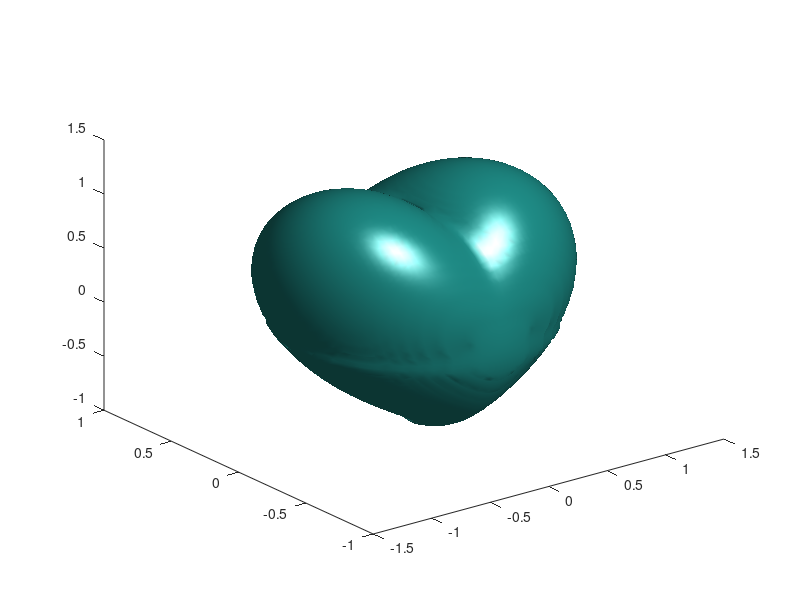

This chart was generated by the following MATLAB code:
clc, clear, close all;

[x,y,z] = meshgrid(linspace(-2,2,100));
f = (x.^2 + (9/4)*y.^2 + z.^2 - 1).^3 - (x.^2).*(z.^3) - (9/200)*(y.^2).*(z.^3);
isosurface(x, y, z, f, 0);